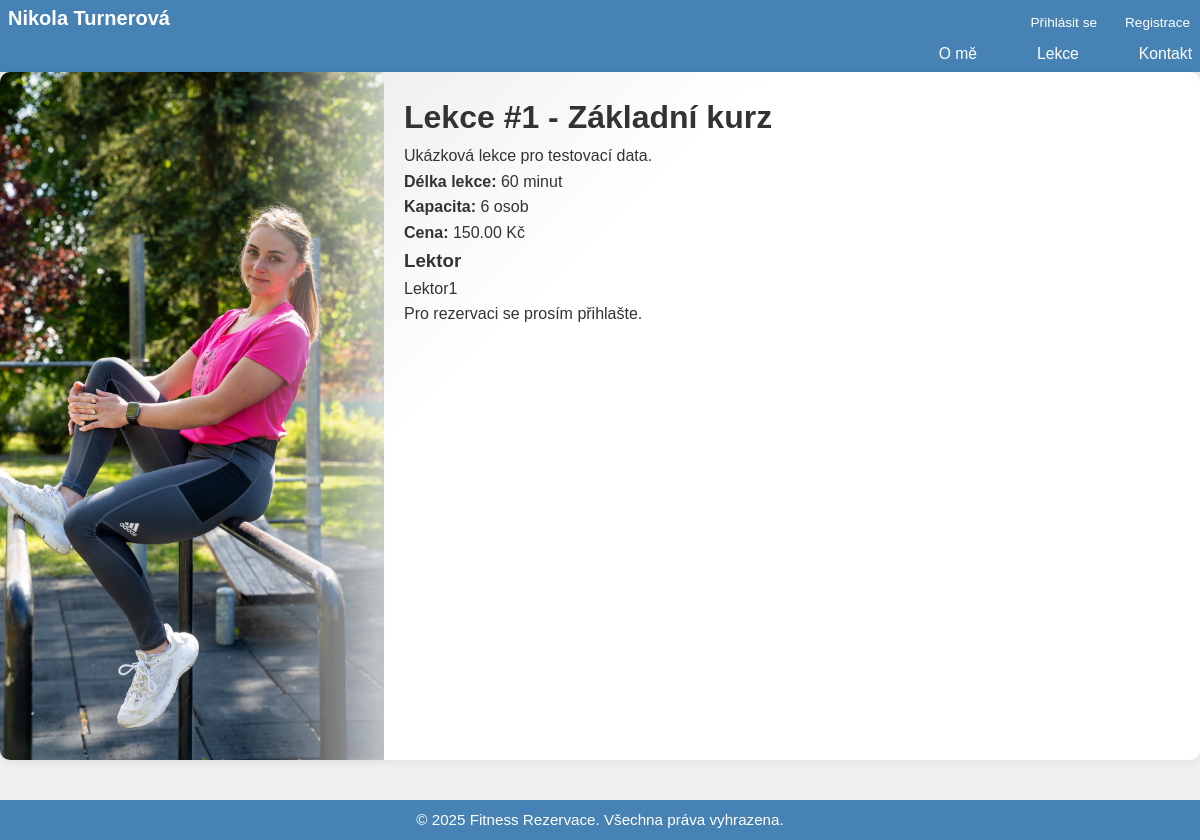
/bookings/lesson/1/, run on the app's committed database.
### bookings/models.py (models this page shows, shortened)
class Lesson(models.Model):
    instructor = models.ForeignKey(
        settings.AUTH_USER_MODEL,
        on_delete=models.CASCADE,
        related_name='instructor_lessons',
        limit_choices_to={'user_type': 'instructor'}
    )
    title = models.CharField(max_length=200)
    description = models.TextField(blank=True)
    price = models.DecimalField(max_digits=10, decimal_places=2)
    duration = models.IntegerField(help_text="Délka lekce v minutách")
    capacity = models.IntegerField(help_text="Maximální počet účastníků")
    date = models.DateField(help_text="Datum konání lekce", default=timezone.now)
    start_time = models.TimeField(help_text="Čas začátku lekce", default="09:00")
    location = models.CharField(max_length=200, help_text="Místo konání lekce", default="Fitness centrum")
    LESSON_CATEGORIES = (
        ('yoga', 'Jóga'),
        ('cardio', 'Cardio'),
        ('strength', 'Silový trénink'),
        ('pilates', 'Pilates'),
        ('stretch', 'Stretch/rozcvička'),
        ('other', 'Jiné'),
    )
    category = models.CharField(max_length=20, choices=LESSON_CATEGORIES, default='other')

### accounts/models.py (models this page shows, shortened)
class User(AbstractUser):
    USER_TYPE_CHOICES = (
        ('instructor', 'Lektor'),
        ('client', 'Klient'),
    )
    user_type = models.CharField(max_length=10, choices=USER_TYPE_CHOICES)
    credits = models.DecimalField(
        max_digits=10,
        decimal_places=2,
        default=0,
        validators=[MinValueValidator(0)]
    )
    phone = models.CharField(max_length=20, blank=True)
    bio = models.TextField(blank=True)

### bookings/views.py (the view)
# urls.py: path('lesson/<int:pk>/', views.LessonDetailView.as_view(), name='lesson_detail'),
class LessonDetailView(DetailView):
    model = Lesson
    template_name = 'lessons_detail.html'
    context_object_name = 'lesson'
    def get_context_data(self, **kwargs):
        context = super().get_context_data(**kwargs)
        context['time_slots'] = TimeSlot.objects.filter(
            lesson=self.object,
            start_time__gte=timezone.now()
        ).order_by('start_time')
        return context

### templates/lessons_detail.html (shortened to what this page needs)
{% extends 'base.html' %}
{% load static %}
{% block content %}
<div class="lesson-detail">
    <h1>{{ lesson.title }}</h1>
    <div class="lesson-info-detail">
        <p class="lesson-description">{{ lesson.description }}</p>
        <div class="lesson-meta">
            <div class="meta-item">
                <strong>Délka lekce:</strong> {{ lesson.duration }} minut
            </div>
            <div class="meta-item">
                <strong>Kapacita:</strong> {{ lesson.capacity }} osob
            </div>
            <div class="meta-item">
                <strong>Cena:</strong> {{ lesson.price }} Kč
            </div>
        </div>
        <div class="instructor-info">
            <h3>Lektor</h3>
            <p>{{ lesson.instructor.get_full_name }}</p>
        </div>
    </div>
        {% if user.is_authenticated and not user.is_instructor %}
        <a href="{% url 'booking_create' lesson.id %}" class="btn">Rezervovat</a>
        {% else %}
        <p>Pro rezervaci se prosím přihlašte.</p>
        {% endif %}
    </div>
</div>
{% endblock %}

### static/css/style.css (style rules this page uses)
* { margin: 0; padding: 0; box-sizing: border-box; }
:root { --header-h: 72px; --footer-h: 40px; }
html, body { height: 100%; margin: 0; }
body { font-family: 'Poppins', sans-serif; color: #333; line-height: 1.6; min-height: 100vh; background-color: #f0f0f0; padding: 0; overflow: hidden; }

### data on the page
Lesson: title "Lekce #1 - Základní kurz", description "Ukázková lekce pro testovací data.", duration "60", capacity "6", price "150.00", instructor.get_full_name "Lektor1"
